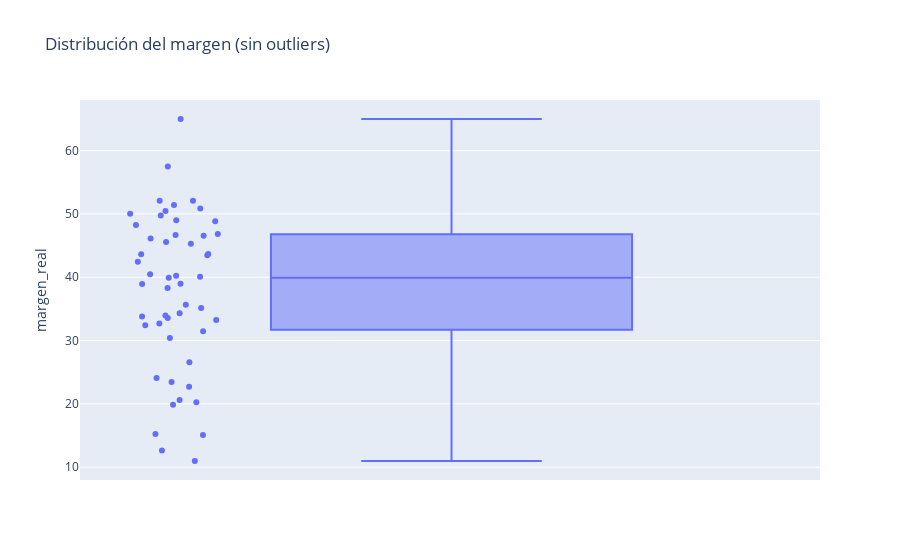

This figure's notebook cell:
### Code cell
fig = px.box(marge_bruto_ajus_marcas,             
             y = 'margen_real',points="all", title="Distribución del margen (sin outliers)",
             labels={"margen": "Margen financiero"})
fig.show()

### Figure 1 — Plotly figure (JSON) as saved in the notebook; plotly's stock layout.template omitted (floating-point values rounded to 4 significant figures)
{"data": [{"alignmentgroup": "True", "boxpoints": "all", "hovertemplate": "margen_real=%{y}<extra></extra>", "legendgroup": "", "marker": {"color": "#636efa"}, "name": "", "notched": false, "offsetgroup": "", "orientation": "v", "showlegend": false, "type": "box", "x0": " ", "xaxis": "x", "y": [32.68, 33.79, 50.46, 43.66, 43.45, 30.39, 40.48, 26.55, 52.09, 32.41, 40.24, 33.24, 33.57, 38.93, 23.45, 50.85, 51.39, 43.64, 46.13, 45.55, 38.32, 46.55, 31.45, 46.68, 49.77, 52.07, 12.62, 40.06, 65.0, 33.95, 24.08, 48.98, 45.31, 35.13, 38.96, 35.64, 34.32, 46.82, 39.92, 22.71, 42.45, 10.97, 48.84, 15.08, 20.27, 20.6, 57.49, 15.24, 19.85, 50.05, 48.24], "y0": " ", "yaxis": "y"}], "layout": {"boxmode": "group", "legend": {"tracegroupgap": 0}, "title": {"text": "Distribución del margen (sin outliers)"}, "xaxis": {"anchor": "y", "domain": [0, 1]}, "yaxis": {"anchor": "x", "domain": [0, 1], "title": {"text": "margen_real"}}}}
